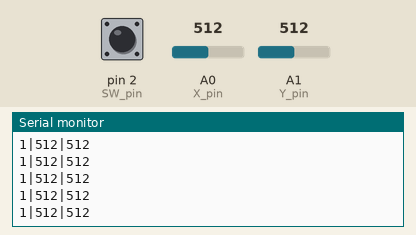
This sketch was run on a simulated Arduino Uno, built with avr-gcc and run on an emulated ATmega328P. On the bench: the last lines printed to the serial monitor. The test bench sets the inputs (shaded band); at power-on: A0 (X_pin) = 512, pin 2 (SW_pin) HIGH, A1 (Y_pin) = 512.

Above: at 5.7 s.
5.8 s: A0 (X_pin) set to 982
At 6.4 s:
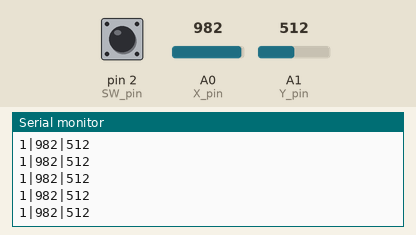
8.8 s: A0 (X_pin) set to 1013
At 9.7 s:
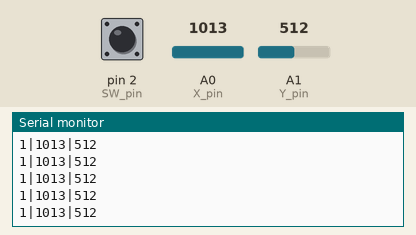
Timing chart, 0 to 11.8 s (numbered marks = the images above; inputs shaded):
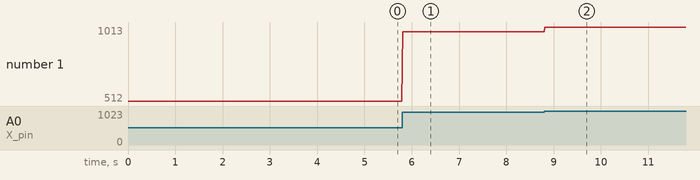

Measured:
- after the input at 5.8 s, the serial monitor: prints a new line at once (image 1)
- after the input at 8.8 s, the serial monitor: prints a new line at once (image 2)
- plotted number 1: 512 → 982 after the input at 5.8 s, 982 → 1013 after the input at 8.8 s

The sketch:

joystick.ino
```cpp
// Defining pins numbers
const int SW_pin = 2; // button pin
const int X_pin = 0; // analog X pin
const int Y_pin = 1; // analog Y pin


void setup() {
  pinMode(SW_pin, INPUT);
  digitalWrite(SW_pin, HIGH);
  Serial.begin(9600);
}

void loop() {
  int bouton = digitalRead(SW_pin);

  int axeX = analogRead(X_pin);
  int axeY = analogRead(Y_pin);
  String  donnees = "" + String(bouton) + "|" + String(axeX) + "|" + String(axeY) + "";
  Serial.print(donnees);
  Serial.print("\n");
  delay(16);
}
```
